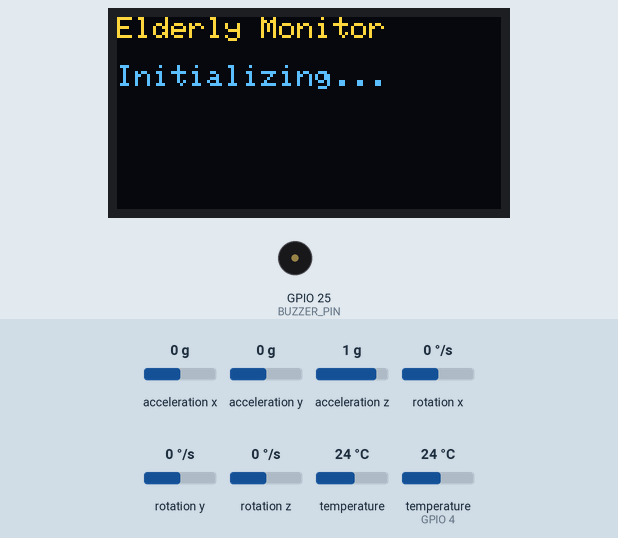
Bench run of a sketch on a simulated ESP32. On the bench: 128×64 one-colour display, buzzer (waves = sounding, pin HIGH). The inputs (shaded band) are chosen by the test bench; at power-on: acceleration x 0 g, acceleration y 0 g, acceleration z 1 g, rotation x 0 °/s, rotation y 0 °/s, rotation z 0 °/s, temperature 24 °C, temperature (sensor on GPIO 4) 24 °C. The OLED is the two-colour kind (top 16 rows yellow); WiFi joins after 1.5 s; servers stay silent unless stated; web services answer with replies made up by the test bench; what the sketch prints to the serial monitor is not drawn.

Above: at 0.1 s.
At 3.6 s:
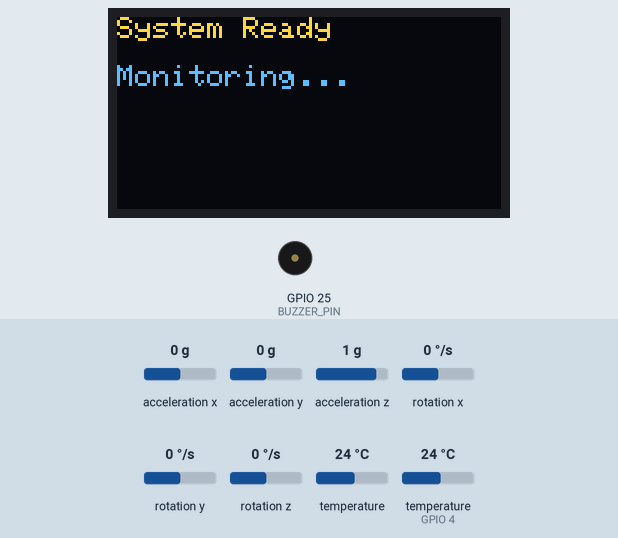
At 5.9 s:
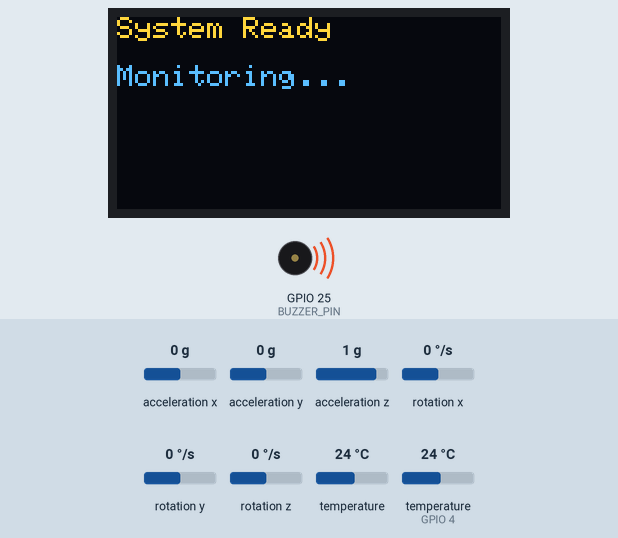
At 6.5 s:
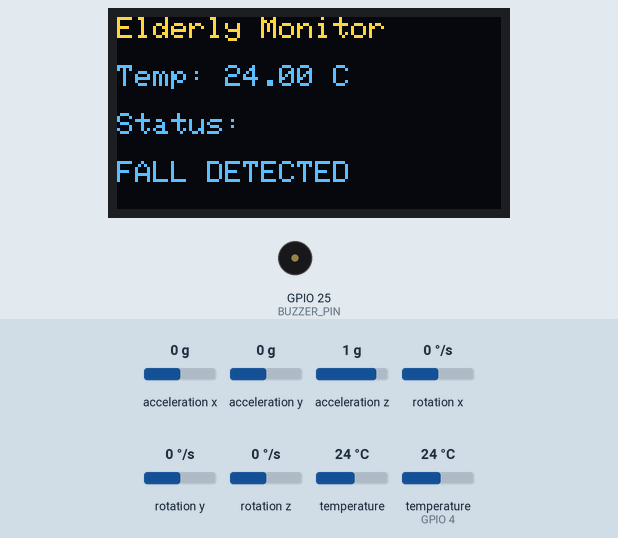
Timing chart, 0 to 123.4 s (numbered marks = the images above):
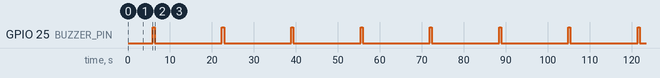

The sketch:

esp32-project.ino
```cpp
/*
 * Elderly Health & Safety Monitoring System
 * ESP32 Final Year Project
 *
 * Hardware:
 * - ESP32
 * - DS18B20 temperature sensor
 * - MPU6050 accelerometer/gyroscope
 * - OLED I2C display
 * - Buzzer
 *
 * Cloud:
 * - Wi-Fi
 * - ThingSpeak
 */

#include <WiFi.h>
#include <HTTPClient.h>

#include <OneWire.h>
#include <DallasTemperature.h>

#include <Wire.h>
#include <Adafruit_MPU6050.h>
#include <Adafruit_Sensor.h>

#include <Adafruit_GFX.h>
#include <Adafruit_SSD1306.h>


// =====================================================
// Wi-Fi CONFIGURATION
// =====================================================

const char* ssid = "DummyWifiName";
const char* password = "DummyWifiPass";


// =====================================================
// THINGSPEAK CONFIGURATION
// =====================================================

const char* thingSpeakServer = "http://api.thingspeak.com/update";

String apiKey = "XYZ1234567890";


// =====================================================
// PIN CONFIGURATION
// =====================================================

// DS18B20
#define ONE_WIRE_BUS 4

// Buzzer
#define BUZZER_PIN 25


// =====================================================
// OLED CONFIGURATION
// =====================================================

#define SCREEN_WIDTH 128
#define SCREEN_HEIGHT 64

#define OLED_RESET -1

Adafruit_SSD1306 display(
  SCREEN_WIDTH,
  SCREEN_HEIGHT,
  &Wire,
  OLED_RESET
);


// =====================================================
// SENSOR OBJECTS
// =====================================================

OneWire oneWire(ONE_WIRE_BUS);
DallasTemperature temperatureSensor(&oneWire);

Adafruit_MPU6050 mpu;


// =====================================================
// SYSTEM VARIABLES
// =====================================================

float temperature = 0.0;

float accelerationX = 0.0;
float accelerationY = 0.0;
float accelerationZ = 0.0;

float accelerationMagnitude = 0.0;


// Temperature safety threshold
const float HIGH_TEMP_THRESHOLD = 38.0;


// Fall detection threshold
// NOTE: This value needs to be replaced with the
// actual threshold from the original December code
const float FALL_THRESHOLD = 2.5;


// System status
String systemStatus = "NORMAL";


// =====================================================
// SETUP
// =====================================================

void setup()
{
  Serial.begin(115200);

  // ---------------------------------------------------
  // Buzzer
  // ---------------------------------------------------

  pinMode(BUZZER_PIN, OUTPUT);

  digitalWrite(BUZZER_PIN, LOW);


  // ---------------------------------------------------
  // DS18B20
  // ---------------------------------------------------

  temperatureSensor.begin();


  // ---------------------------------------------------
  // I2C
  // ---------------------------------------------------

  Wire.begin();


  // ---------------------------------------------------
  // MPU6050
  // ---------------------------------------------------

  if (!mpu.begin())
  {
    Serial.println("MPU6050 not detected!");

    while (1)
    {
      delay(1000);
    }
  }

  Serial.println("MPU6050 connected.");


  // ---------------------------------------------------
  // OLED
  // ---------------------------------------------------

  if (!display.begin(
        SSD1306_SWITCHCAPVCC,
        0x3C))
  {
    Serial.println("OLED initialization failed!");

    while (1)
    {
      delay(1000);
    }
  }

  display.clearDisplay();

  display.setTextSize(1);
  display.setTextColor(SSD1306_WHITE);

  display.setCursor(0, 0);
  display.println("Elderly Monitor");

  display.println();

  display.println("Initializing...");

  display.display();

  delay(2000);


  // ---------------------------------------------------
  // Wi-Fi
  // ---------------------------------------------------

  WiFi.begin(ssid, password);

  Serial.print("Connecting to Wi-Fi");

  while (WiFi.status() != WL_CONNECTED)
  {
    delay(500);

    Serial.print(".");
  }

  Serial.println();

  Serial.println("Wi-Fi connected!");

  Serial.print("IP Address: ");
  Serial.println(WiFi.localIP());


  // ---------------------------------------------------
  // Ready
  // ---------------------------------------------------

  display.clearDisplay();

  display.setCursor(0, 0);

  display.println("System Ready");

  display.println();

  display.println("Monitoring...");

  display.display();

  delay(1500);
}


// =====================================================
// LOOP
// =====================================================

void loop()
{
  // ---------------------------------------------------
  // READ TEMPERATURE
  // ---------------------------------------------------

  temperatureSensor.requestTemperatures();

  temperature =
    temperatureSensor.getTempCByIndex(0);


  // ---------------------------------------------------
  // READ MPU6050
  // ---------------------------------------------------

  sensors_event_t acceleration;
  sensors_event_t gyro;
  sensors_event_t temperatureMPU;

  mpu.getEvent(
    &acceleration,
    &gyro,
    &temperatureMPU
  );


  accelerationX = acceleration.acceleration.x;

  accelerationY = acceleration.acceleration.y;

  accelerationZ = acceleration.acceleration.z;


  // ---------------------------------------------------
  // CALCULATE ACCELERATION MAGNITUDE
  // ---------------------------------------------------

  accelerationMagnitude =
    sqrt(
      accelerationX * accelerationX +
      accelerationY * accelerationY +
      accelerationZ * accelerationZ
    );


  // ---------------------------------------------------
  // SERIAL MONITOR
  // ---------------------------------------------------

  Serial.println("-----------------------------");

  Serial.print("Temperature: ");
  Serial.print(temperature);
  Serial.println(" C");

  Serial.print("Acceleration X: ");
  Serial.println(accelerationX);

  Serial.print("Acceleration Y: ");
  Serial.println(accelerationY);

  Serial.print("Acceleration Z: ");
  Serial.println(accelerationZ);

  Serial.print("Acceleration Magnitude: ");
  Serial.println(accelerationMagnitude);


  // ---------------------------------------------------
  // DETECTION
  // ---------------------------------------------------

  bool abnormalTemperature = false;
  bool fallDetected = false;


  // Temperature detection

  if (temperature >= HIGH_TEMP_THRESHOLD)
  {
    abnormalTemperature = true;

    Serial.println("WARNING: High temperature!");
  }


  // Fall detection

  if (accelerationMagnitude >= FALL_THRESHOLD)
  {
    fallDetected = true;

    Serial.println("WARNING: Possible fall detected!");
  }


  // ---------------------------------------------------
  // SYSTEM STATUS
  // ---------------------------------------------------

  if (fallDetected && abnormalTemperature)
  {
    systemStatus = "FALL + HIGH TEMP";
  }

  else if (fallDetected)
  {
    systemStatus = "FALL DETECTED";
  }

  else if (abnormalTemperature)
  {
    systemStatus = "HIGH TEMP";
  }

  else
  {
    systemStatus = "NORMAL";
  }


  Serial.print("System Status: ");
  Serial.println(systemStatus);


  // ---------------------------------------------------
  // BUZZER
  // ---------------------------------------------------

  if (fallDetected || abnormalTemperature)
  {
    digitalWrite(BUZZER_PIN, HIGH);

    delay(500);

    digitalWrite(BUZZER_PIN, LOW);
  }

  else
  {
    digitalWrite(BUZZER_PIN, LOW);
  }


  // ---------------------------------------------------
  // OLED DISPLAY
  // ---------------------------------------------------

  display.clearDisplay();

  display.setTextSize(1);

  display.setCursor(0, 0);

  display.println("Elderly Monitor");

  display.println();

  display.print("Temp: ");

  display.print(temperature, 2);

  display.println(" C");

  display.println();

  display.print("Status:");

  display.setCursor(0, 48);

  display.println(systemStatus);

  display.display();


  // ---------------------------------------------------
  // SEND DATA TO THINGSPEAK
  // ---------------------------------------------------

  sendToThingSpeak(
    temperature,
    accelerationMagnitude,
    systemStatus
  );


  // ---------------------------------------------------
  // MONITORING INTERVAL
  // ---------------------------------------------------

  delay(15000);
}


// =====================================================
// THINGSPEAK FUNCTION
// =====================================================

void sendToThingSpeak(
  float temp,
  float acceleration,
  String status
)
{
  if (WiFi.status() != WL_CONNECTED)
  {
    Serial.println("Wi-Fi disconnected.");

    return;
  }


  HTTPClient http;


  String url =
    String(thingSpeakServer) +
    "?api_key=" +
    apiKey +
    "&field1=" +
    String(temp) +
    "&field2=" +
    String(acceleration);


  http.begin(url);


  int httpResponseCode =
    http.GET();


  if (httpResponseCode > 0)
  {
    Serial.print("ThingSpeak response: ");

    Serial.println(httpResponseCode);
  }

  else
  {
    Serial.print("ThingSpeak error: ");

    Serial.println(httpResponseCode);
  }


  http.end();
}
```

Measured:
- by itself, GPIO 25 (BUZZER_PIN): alternates HIGH for 0.50 s and LOW for 16.0 s
- what the display in image 1 shows lasts 2.8 s, from 3.6 s to 6.4 s
